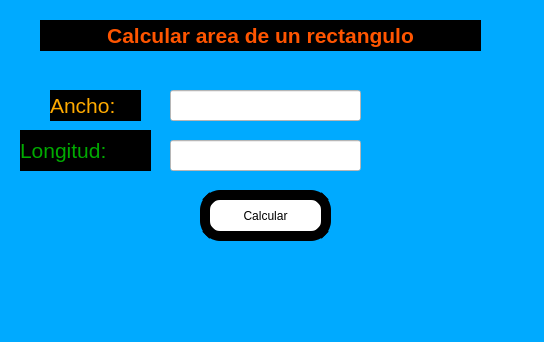
<?xml version="1.0" encoding="UTF-8"?>
<ui version="4.0">
 <class>MainWindow</class>
 <widget class="QMainWindow" name="MainWindow">
  <property name="geometry">
   <rect>
    <x>0</x>
    <y>0</y>
    <width>544</width>
    <height>342</height>
   </rect>
  </property>
  <property name="windowTitle">
   <string>MainWindow</string>
  </property>
  <property name="styleSheet">
   <string notr="true">background-color: rgb(0, 170, 255);</string>
  </property>
  <widget class="QWidget" name="centralwidget">
   <widget class="QLabel" name="txt_longitud">
    <property name="geometry">
     <rect>
      <x>20</x>
      <y>130</y>
      <width>131</width>
      <height>41</height>
     </rect>
    </property>
    <property name="styleSheet">
     <string notr="true">background-color: rgb(0, 0, 0);
color: rgb(255, 255, 255);</string>
    </property>
    <property name="text">
     <string>&lt;html&gt;&lt;head/&gt;&lt;body&gt;&lt;p&gt;&lt;span style=&quot; font-size:16pt; color:#00aa00;&quot;&gt;Longitud:&lt;/span&gt;&lt;/p&gt;&lt;/body&gt;&lt;/html&gt;</string>
    </property>
   </widget>
   <widget class="QLabel" name="txt_ancho">
    <property name="geometry">
     <rect>
      <x>50</x>
      <y>90</y>
      <width>91</width>
      <height>31</height>
     </rect>
    </property>
    <property name="styleSheet">
     <string notr="true">color: rgb(255, 255, 255);
background-color: rgb(0, 0, 0);</string>
    </property>
    <property name="text">
     <string>&lt;html&gt;&lt;head/&gt;&lt;body&gt;&lt;p align=&quot;justify&quot;&gt;&lt;span style=&quot; font-size:16pt; color:#ffaa00;&quot;&gt;Ancho:&lt;/span&gt;&lt;/p&gt;&lt;/body&gt;&lt;/html&gt;</string>
    </property>
   </widget>
   <widget class="QLineEdit" name="txt1">
    <property name="geometry">
     <rect>
      <x>170</x>
      <y>90</y>
      <width>191</width>
      <height>31</height>
     </rect>
    </property>
    <property name="styleSheet">
     <string notr="true">background-color: rgb(255, 255, 255);</string>
    </property>
   </widget>
   <widget class="QLineEdit" name="txt2">
    <property name="geometry">
     <rect>
      <x>170</x>
      <y>140</y>
      <width>191</width>
      <height>31</height>
     </rect>
    </property>
    <property name="styleSheet">
     <string notr="true">background-color: rgb(255, 255, 255);</string>
    </property>
   </widget>
   <widget class="QPushButton" name="btn_calcular">
    <property name="geometry">
     <rect>
      <x>200</x>
      <y>190</y>
      <width>131</width>
      <height>51</height>
     </rect>
    </property>
    <property name="styleSheet">
     <string notr="true">

    border: 10px solid black;
    color: black;
border-radius: 20px;
background-color: rgb(255, 255, 255);
</string>
    </property>
    <property name="text">
     <string>Calcular</string>
    </property>
   </widget>
   <widget class="QLabel" name="txt_titulo">
    <property name="geometry">
     <rect>
      <x>40</x>
      <y>20</y>
      <width>441</width>
      <height>31</height>
     </rect>
    </property>
    <property name="styleSheet">
     <string notr="true">background-color: rgb(0, 0, 0);
color: rgb(255, 255, 255);</string>
    </property>
    <property name="text">
     <string>&lt;html&gt;&lt;head/&gt;&lt;body&gt;&lt;p&gt;&lt;span style=&quot; font-size:16pt; font-weight:600; color:#ff5500;&quot;&gt;Calcular area de un rectangulo&lt;/span&gt;&lt;/p&gt;&lt;/body&gt;&lt;/html&gt;</string>
    </property>
    <property name="alignment">
     <set>Qt::AlignCenter</set>
    </property>
   </widget>
  </widget>
  <widget class="QStatusBar" name="statusbar"/>
 </widget>
 <resources/>
 <connections/>
</ui>
